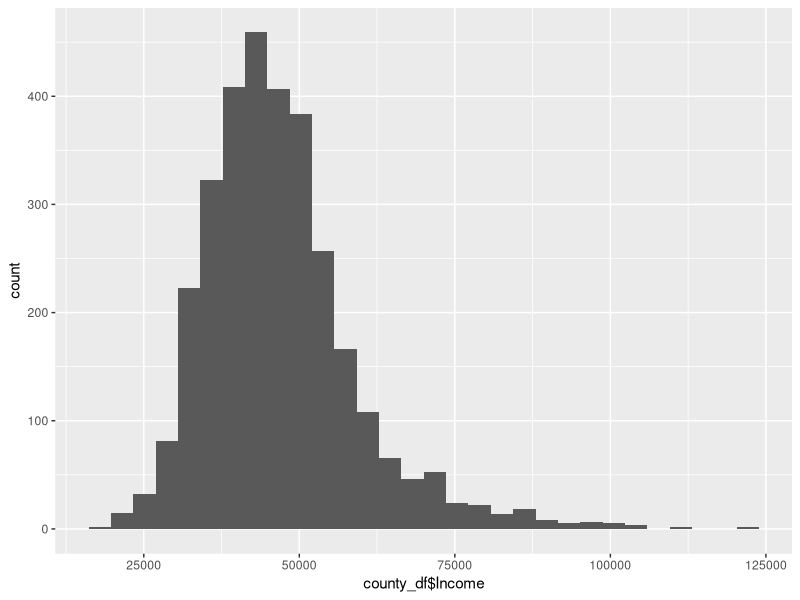
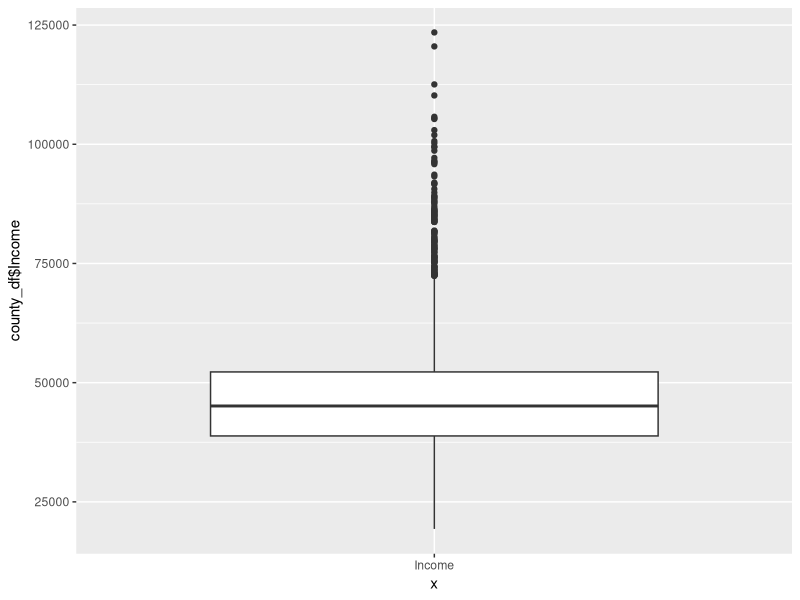
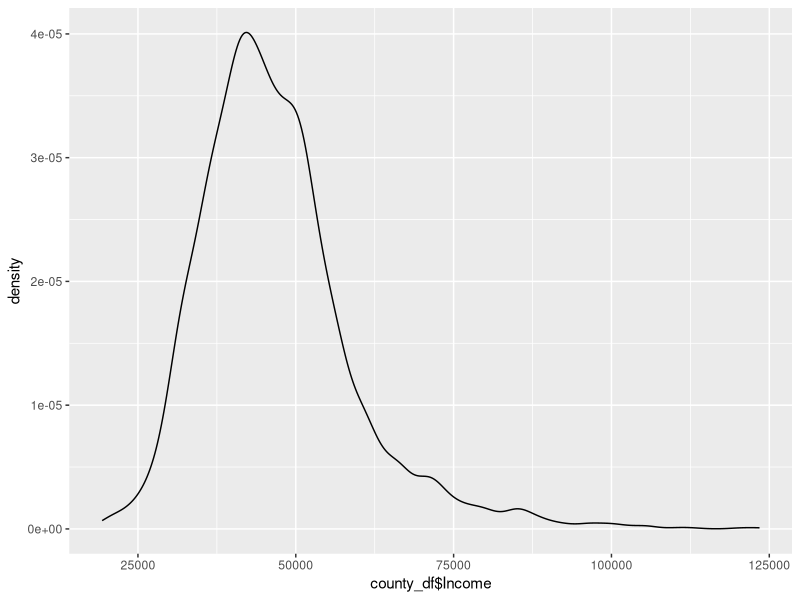
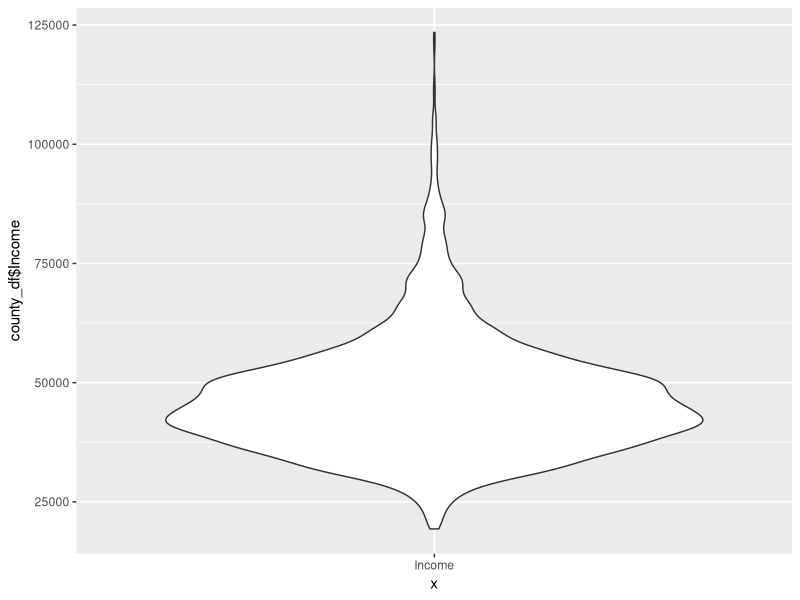
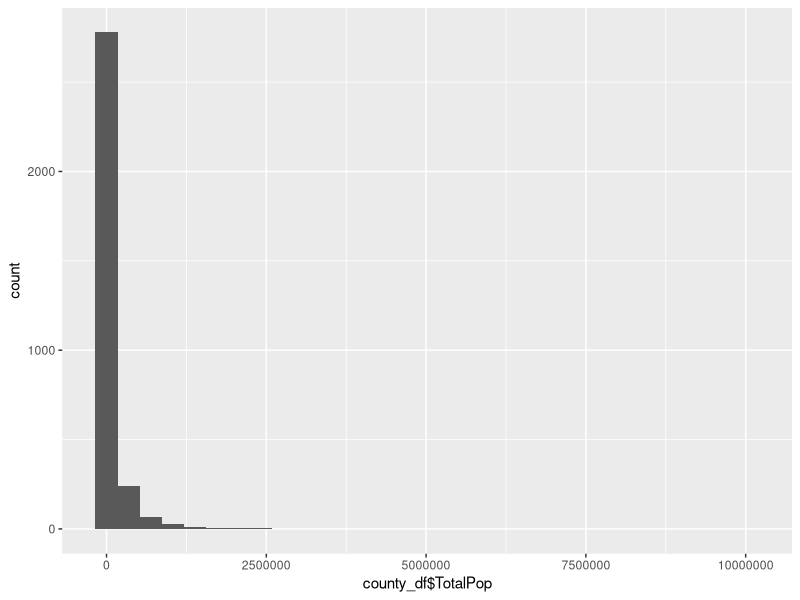
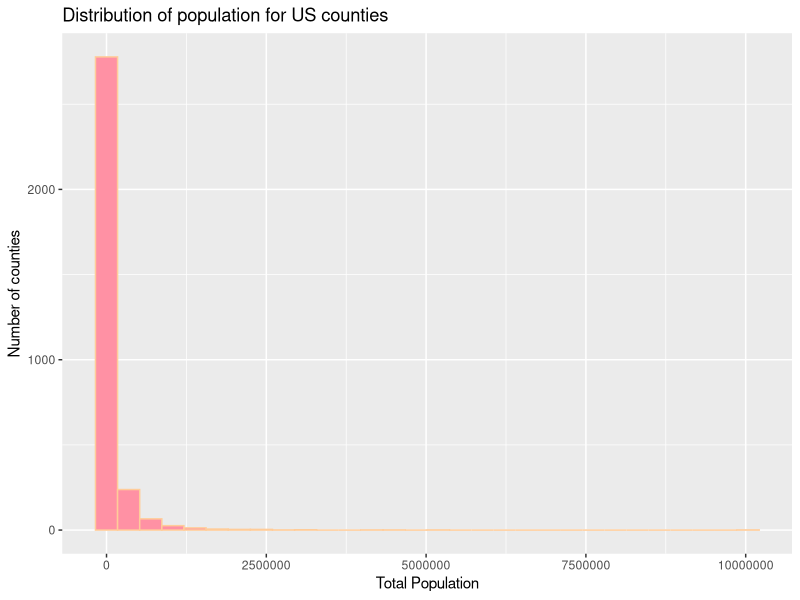
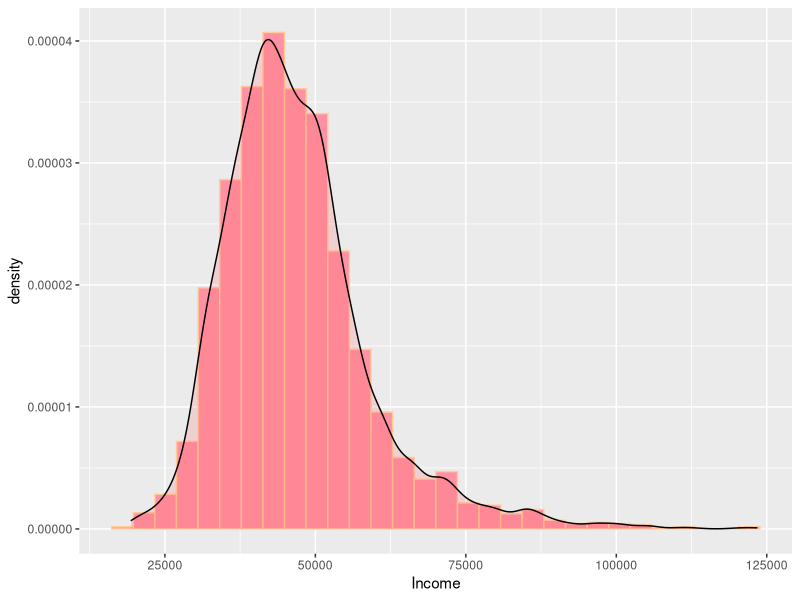
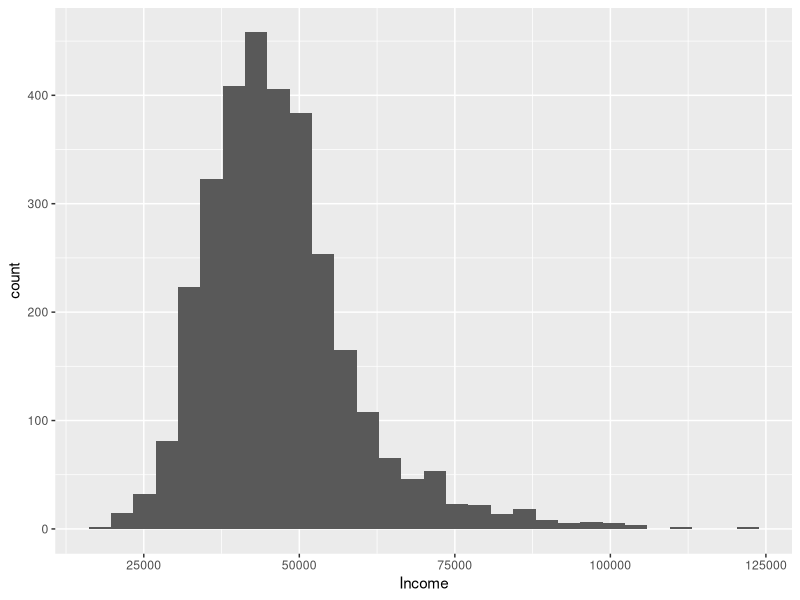

The R script that drew these images, in order:
## ---- chunk 1
knitr::opts_chunk$set(echo = TRUE)
## ---- chunk 2
library(dplyr)
library(ggplot2)
## ---- chunk 3
county_df <- read.csv("data/county.csv")
county_MI <- read.csv("data/county_MI.csv")
## ---- chunk 4
str (county_df)
str (county_MI)

## ---- chunk 5
ggplot(data = county_df) + geom_histogram(bins = 30, mapping = aes(x = county_df$Income))

ggplot(data = county_df) + geom_boxplot(mapping = aes(x = "Income", y = county_df$Income))

ggplot(data = county_df) + geom_density(mapping = aes(x= county_df$Income))

ggplot(data = county_df) + geom_violin(mapping = aes(x = "Income", y = county_df$Income))

## ---- chunk 6
options(scipen=999)
histo_totpop <- ggplot(data = county_df) + geom_histogram(bins = 30, mapping = aes(x = county_df$TotalPop))
histo_totpop
## ---- chunk 7
histo_stylechanges <- ggplot(data = county_df) + geom_histogram(bins = 30, mapping = aes(x = county_df$TotalPop) , color = '#FFCC99', fill = '#FF91A4') + ggtitle("Distribution of population for US counties") + labs(y= "Number of counties", x = "Total Population", colour = county_df$TotalPop)

histo_stylechanges

## ---- chunk 8

histoden <- ggplot(county_df, aes(x=county_df$Income)) + geom_histogram(bins = 30, aes(x=county_df$Income, y = ..density..), fill = "#FF91A4", colour = "#FFCC99") + geom_density(alpha=.2, fill="#FF6666", colour = "black") + labs( x = "Income")
histoden

## ---- chunk 9

county2.5 <- county_df %>% select (County, TotalPop, Income) %>% group_by(County) %>% filter(TotalPop < 2500000)
county2.5
histo_lt2.5m <- ggplot(data = county2.5) + geom_histogram (bins = 30, mapping = aes(x = county2.5$Income)) + labs( x = "Income")
histo_lt2.5m

## ---- chunk 10
box_incpen <- ggplot(data = county_MI) + geom_boxplot(aes(x = county_MI$peninsula, y = county_MI$Income)) + ggtitle("Distribution of Income Vs Peninsula") + labs(y= "Income", x = "Peninsula")

box_incpen
## ---- chunk 11

ggplot(county_MI) + geom_boxplot(aes(x = county_MI$peninsula, y = county_MI$Citizen , fill = county_MI$peninsula)) + ggtitle("Distribution of Construction Vs Peninsula") + xlab("Peninsula") + ylab("Construction")

## ---- chunk 12

ggplot(county_MI) + geom_boxplot(aes(x = county_MI$peninsula, y = county_MI$Employed , fill = county_MI$peninsula)) + ggtitle("Distribution of Employed Vs Peninsula") + xlab("Peninsula") + ylab("Employed")
## ---- chunk 13
ggplot(county_MI) + geom_boxplot(aes(x = county_MI$peninsula, y = county_MI$Walk , fill = county_MI$peninsula)) + ggtitle("Distribution of Walk Vs Peninsula") + xlab("Peninsula") + ylab("Walk")
## ---- chunk 14
ggplot(county_MI) + geom_boxplot(aes(x = county_MI$peninsula, y = county_MI$Drive , fill = county_MI$peninsula)) + ggtitle("Distribution of Drive Vs Peninsula") + xlab("Peninsula") + ylab("Drive")


## ---- chunk 15

library(scales)

faceted_histo <- ggplot(county_df) + geom_histogram(data = county_df, bins = 50, aes(x=county_df$Men))  + ggtitle("Men by Peninsula") + xlab("Region") + ylab("Number of Men") + facet_wrap(~ Region, scales = "free") 

faceted_histo

## ---- chunk 16

bar_counties_by_region <- ggplot(county_df) + geom_bar(aes(x=county_df$Region)) + labs(y= "Number of Counties", x = "Region") + ggtitle("Number of Counties VS Region") 


bar_counties_by_region

## ---- chunk 17

xy_inc_commute <- ggplot(data = county_MI) + geom_point(mapping = aes(x = county_MI$Income, y = county_MI$MeanCommute)) + labs(y= "Mean Commute", x = "Income")

xy_inc_commute

## ---- chunk 18

xy_inc_commute_peninsula <- ggplot(data = county_MI, aes(x= county_MI$Income, y = county_MI$MeanCommute, color = peninsula)) + geom_point() + labs(y= "Mean Commute", x = "Income")

xy_inc_commute_peninsula

## ---- chunk 19

ggplot(data = county_MI, aes(y = county_MI$Income, x = county_MI$MeanCommute, color = peninsula)) + geom_point() + labs(x= "Mean Commute", y = "Income") + facet_wrap(~peninsula) + ggtitle("Distirbution of Mean Commute Vs Income")
## ---- chunk 20

ggplot(data = county_MI, aes(y = county_MI$Income, x = county_MI$Women, color = peninsula)) + geom_point() + labs(x = "Women", y = "Income") + facet_wrap(~peninsula) + ggtitle("Distirbution of Women Vs Income")
## ---- chunk 21
ggplot(data = county_MI, aes(y = county_MI$Service, x = county_MI$Office, color = peninsula)) + geom_point() + labs(x = "Office", y = "Service") + facet_wrap(~peninsula) + ggtitle("Distirbution of Office Vs Service")
## ---- chunk 22

ggplot(data = county_MI, aes(x= county_MI$Drive, y = county_MI$Walk, color = peninsula)) + geom_point() + labs(y= "Walk", x = "Drive") + facet_wrap(~peninsula) + ggtitle("Distirbution of Walk Vs Drive")

## ---- chunk 23
ggplot(county_df) + geom_point(aes(x=county_df$Income, y=county_df$TotalPop)) + ggtitle("Total Population By Income") + xlab("Income") + ylab("Total Population")

## ---- chunk 24

ggplot(county_df, aes(x=county_df$Income, y=county_df$TotalPop))+ xlab("Total Income") +ylab("Population") + geom_point(shape=1) + ggtitle("Total Population by Income for entire US")+scale_y_continuous(labels = scales::comma)+scale_x_continuous(labels = scales::comma) + coord_trans(y = "log10")

